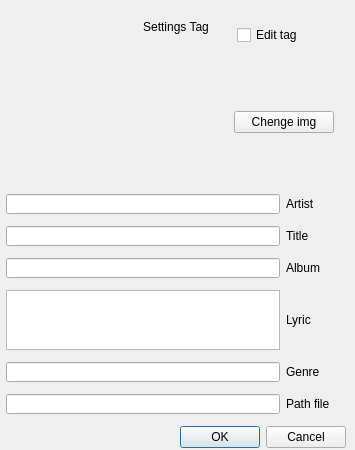
<?xml version="1.0" encoding="UTF-8"?>
<ui version="4.0">
 <class>DTagMusic</class>
 <widget class="QDialog" name="DTagMusic">
  <property name="geometry">
   <rect>
    <x>0</x>
    <y>0</y>
    <width>355</width>
    <height>450</height>
   </rect>
  </property>
  <property name="sizePolicy">
   <sizepolicy hsizetype="Expanding" vsizetype="Expanding">
    <horstretch>0</horstretch>
    <verstretch>0</verstretch>
   </sizepolicy>
  </property>
  <property name="minimumSize">
   <size>
    <width>355</width>
    <height>450</height>
   </size>
  </property>
  <property name="maximumSize">
   <size>
    <width>355</width>
    <height>450</height>
   </size>
  </property>
  <property name="windowTitle">
   <string>Dialog</string>
  </property>
  <widget class="QWidget" name="">
   <property name="geometry">
    <rect>
     <x>6</x>
     <y>14</y>
     <width>340</width>
     <height>446</height>
    </rect>
   </property>
   <layout class="QVBoxLayout" name="verticalLayout">
    <item>
     <layout class="QHBoxLayout" name="horizontalLayout_3">
      <item>
       <widget class="QLabel" name="label_7">
        <property name="text">
         <string/>
        </property>
       </widget>
      </item>
      <item>
       <widget class="QLabel" name="label">
        <property name="sizePolicy">
         <sizepolicy hsizetype="Preferred" vsizetype="Fixed">
          <horstretch>0</horstretch>
          <verstretch>0</verstretch>
         </sizepolicy>
        </property>
        <property name="maximumSize">
         <size>
          <width>16777215</width>
          <height>30</height>
         </size>
        </property>
        <property name="text">
         <string>Settings Tag</string>
        </property>
        <property name="alignment">
         <set>Qt::AlignHCenter|Qt::AlignTop</set>
        </property>
       </widget>
      </item>
      <item>
       <widget class="QCheckBox" name="m_check_box">
        <property name="sizePolicy">
         <sizepolicy hsizetype="Minimum" vsizetype="Fixed">
          <horstretch>0</horstretch>
          <verstretch>0</verstretch>
         </sizepolicy>
        </property>
        <property name="maximumSize">
         <size>
          <width>16777215</width>
          <height>30</height>
         </size>
        </property>
        <property name="text">
         <string>Edit tag</string>
        </property>
       </widget>
      </item>
     </layout>
    </item>
    <item>
     <layout class="QHBoxLayout" name="horizontalLayout_8">
      <item>
       <widget class="QLabel" name="m_Img">
        <property name="minimumSize">
         <size>
          <width>200</width>
          <height>120</height>
         </size>
        </property>
        <property name="maximumSize">
         <size>
          <width>200</width>
          <height>120</height>
         </size>
        </property>
        <property name="layoutDirection">
         <enum>Qt::LeftToRight</enum>
        </property>
        <property name="autoFillBackground">
         <bool>false</bool>
        </property>
        <property name="text">
         <string/>
        </property>
        <property name="alignment">
         <set>Qt::AlignCenter</set>
        </property>
       </widget>
      </item>
      <item>
       <widget class="QPushButton" name="ButtonChengeImg">
        <property name="minimumSize">
         <size>
          <width>100</width>
          <height>0</height>
         </size>
        </property>
        <property name="maximumSize">
         <size>
          <width>100</width>
          <height>16777215</height>
         </size>
        </property>
        <property name="text">
         <string>Chenge img</string>
        </property>
       </widget>
      </item>
     </layout>
    </item>
    <item>
     <layout class="QHBoxLayout" name="horizontalLayout">
      <item>
       <widget class="QLineEdit" name="m_artist">
        <property name="sizePolicy">
         <sizepolicy hsizetype="Expanding" vsizetype="Fixed">
          <horstretch>0</horstretch>
          <verstretch>0</verstretch>
         </sizepolicy>
        </property>
        <property name="maximumSize">
         <size>
          <width>16777215</width>
          <height>20</height>
         </size>
        </property>
        <property name="readOnly">
         <bool>true</bool>
        </property>
       </widget>
      </item>
      <item>
       <widget class="QLabel" name="label_2">
        <property name="sizePolicy">
         <sizepolicy hsizetype="Preferred" vsizetype="Fixed">
          <horstretch>0</horstretch>
          <verstretch>0</verstretch>
         </sizepolicy>
        </property>
        <property name="minimumSize">
         <size>
          <width>60</width>
          <height>0</height>
         </size>
        </property>
        <property name="maximumSize">
         <size>
          <width>60</width>
          <height>20</height>
         </size>
        </property>
        <property name="text">
         <string>Artist</string>
        </property>
       </widget>
      </item>
     </layout>
    </item>
    <item>
     <layout class="QHBoxLayout" name="horizontalLayout_4">
      <item>
       <widget class="QLineEdit" name="m_Title">
        <property name="sizePolicy">
         <sizepolicy hsizetype="Expanding" vsizetype="Fixed">
          <horstretch>0</horstretch>
          <verstretch>0</verstretch>
         </sizepolicy>
        </property>
        <property name="maximumSize">
         <size>
          <width>16777215</width>
          <height>20</height>
         </size>
        </property>
        <property name="readOnly">
         <bool>true</bool>
        </property>
       </widget>
      </item>
      <item>
       <widget class="QLabel" name="label_3">
        <property name="sizePolicy">
         <sizepolicy hsizetype="Preferred" vsizetype="Fixed">
          <horstretch>0</horstretch>
          <verstretch>0</verstretch>
         </sizepolicy>
        </property>
        <property name="minimumSize">
         <size>
          <width>60</width>
          <height>20</height>
         </size>
        </property>
        <property name="maximumSize">
         <size>
          <width>60</width>
          <height>20</height>
         </size>
        </property>
        <property name="text">
         <string>Title</string>
        </property>
       </widget>
      </item>
     </layout>
    </item>
    <item>
     <layout class="QHBoxLayout" name="horizontalLayout_5">
      <item>
       <widget class="QLineEdit" name="m_Albom">
        <property name="maximumSize">
         <size>
          <width>16777215</width>
          <height>20</height>
         </size>
        </property>
        <property name="readOnly">
         <bool>true</bool>
        </property>
       </widget>
      </item>
      <item>
       <widget class="QLabel" name="label_4">
        <property name="minimumSize">
         <size>
          <width>60</width>
          <height>0</height>
         </size>
        </property>
        <property name="maximumSize">
         <size>
          <width>60</width>
          <height>20</height>
         </size>
        </property>
        <property name="text">
         <string>Album</string>
        </property>
       </widget>
      </item>
     </layout>
    </item>
    <item>
     <layout class="QHBoxLayout" name="horizontalLayout_2">
      <property name="sizeConstraint">
       <enum>QLayout::SetMinimumSize</enum>
      </property>
      <item>
       <widget class="QTextBrowser" name="m_Lyric">
        <property name="sizePolicy">
         <sizepolicy hsizetype="Minimum" vsizetype="Fixed">
          <horstretch>0</horstretch>
          <verstretch>0</verstretch>
         </sizepolicy>
        </property>
        <property name="maximumSize">
         <size>
          <width>16777215</width>
          <height>60</height>
         </size>
        </property>
        <property name="readOnly">
         <bool>true</bool>
        </property>
       </widget>
      </item>
      <item>
       <widget class="QLabel" name="label_8">
        <property name="sizePolicy">
         <sizepolicy hsizetype="Preferred" vsizetype="Fixed">
          <horstretch>0</horstretch>
          <verstretch>0</verstretch>
         </sizepolicy>
        </property>
        <property name="minimumSize">
         <size>
          <width>60</width>
          <height>0</height>
         </size>
        </property>
        <property name="maximumSize">
         <size>
          <width>60</width>
          <height>60</height>
         </size>
        </property>
        <property name="text">
         <string>Lyric</string>
        </property>
       </widget>
      </item>
     </layout>
    </item>
    <item>
     <layout class="QHBoxLayout" name="horizontalLayout_6">
      <item>
       <widget class="QLineEdit" name="m_Genre">
        <property name="maximumSize">
         <size>
          <width>16777215</width>
          <height>20</height>
         </size>
        </property>
        <property name="readOnly">
         <bool>true</bool>
        </property>
       </widget>
      </item>
      <item>
       <widget class="QLabel" name="label_5">
        <property name="sizePolicy">
         <sizepolicy hsizetype="Preferred" vsizetype="Fixed">
          <horstretch>0</horstretch>
          <verstretch>0</verstretch>
         </sizepolicy>
        </property>
        <property name="minimumSize">
         <size>
          <width>60</width>
          <height>0</height>
         </size>
        </property>
        <property name="maximumSize">
         <size>
          <width>60</width>
          <height>20</height>
         </size>
        </property>
        <property name="text">
         <string>Genre</string>
        </property>
       </widget>
      </item>
     </layout>
    </item>
    <item>
     <layout class="QHBoxLayout" name="horizontalLayout_7">
      <item>
       <widget class="QLineEdit" name="m_Path">
        <property name="maximumSize">
         <size>
          <width>16777215</width>
          <height>20</height>
         </size>
        </property>
        <property name="readOnly">
         <bool>true</bool>
        </property>
       </widget>
      </item>
      <item>
       <widget class="QLabel" name="label_6">
        <property name="sizePolicy">
         <sizepolicy hsizetype="Preferred" vsizetype="Fixed">
          <horstretch>0</horstretch>
          <verstretch>0</verstretch>
         </sizepolicy>
        </property>
        <property name="minimumSize">
         <size>
          <width>60</width>
          <height>0</height>
         </size>
        </property>
        <property name="maximumSize">
         <size>
          <width>60</width>
          <height>20</height>
         </size>
        </property>
        <property name="text">
         <string>Path file</string>
        </property>
       </widget>
      </item>
     </layout>
    </item>
    <item>
     <widget class="QDialogButtonBox" name="buttonBox">
      <property name="orientation">
       <enum>Qt::Horizontal</enum>
      </property>
      <property name="standardButtons">
       <set>QDialogButtonBox::Cancel|QDialogButtonBox::Ok</set>
      </property>
     </widget>
    </item>
   </layout>
  </widget>
 </widget>
 <resources/>
 <connections>
  <connection>
   <sender>buttonBox</sender>
   <signal>accepted()</signal>
   <receiver>DTagMusic</receiver>
   <slot>accept()</slot>
   <hints>
    <hint type="sourcelabel">
     <x>248</x>
     <y>254</y>
    </hint>
    <hint type="destinationlabel">
     <x>157</x>
     <y>274</y>
    </hint>
   </hints>
  </connection>
  <connection>
   <sender>buttonBox</sender>
   <signal>rejected()</signal>
   <receiver>DTagMusic</receiver>
   <slot>reject()</slot>
   <hints>
    <hint type="sourcelabel">
     <x>316</x>
     <y>260</y>
    </hint>
    <hint type="destinationlabel">
     <x>286</x>
     <y>274</y>
    </hint>
   </hints>
  </connection>
 </connections>
</ui>
